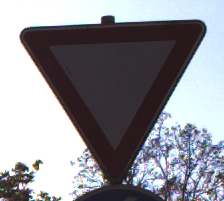
#> input picture lesson-4/data/yield.png, 224 x 201 px
$ jupyter execute --allow-errors HoughTransform.ipynb
#> lines starting #> are read from the running program, lines starting #| are printed output that depends on the picture
### Hough Transform

[cell 1]
import cv2
import math
import numpy as np
from matplotlib import pyplot as plt
plt.rcParams['figure.figsize'] = [15, 10]

[cell 2]
img = cv2.imread('data/yield.png')
#> img is the input picture: shape (201, 224, 3); mean B, G, R 152.4, 145.8, 145.1
img = cv2.cvtColor(img, cv2.COLOR_BGR2RGB)
gray = cv2.cvtColor(img, cv2.COLOR_RGB2GRAY)
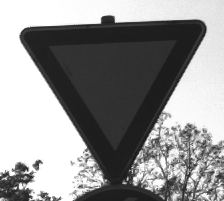
#> gray: shape (201, 224); min 26, max 255, mean 146.3
edges = cv2.Canny(gray, threshold1=100, threshold2=550)
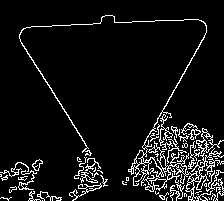
#> edges: shape (201, 224); 7.9% white in thin lines or dots

plt.subplot(121), plt.imshow(img)
plt.subplot(122), plt.imshow(edges, cmap='gray')
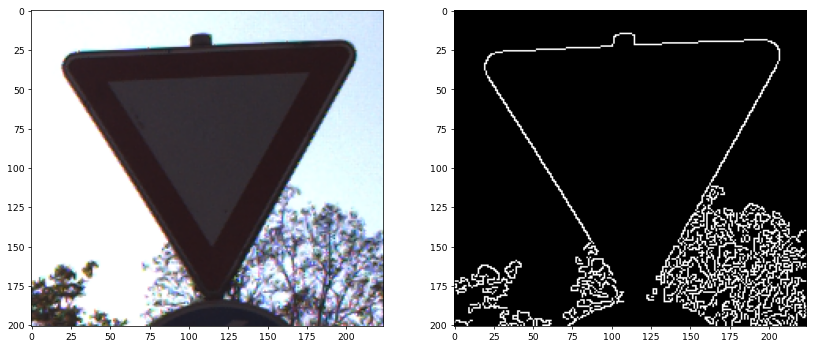
#> figure drawn by matplotlib, 2 panels
